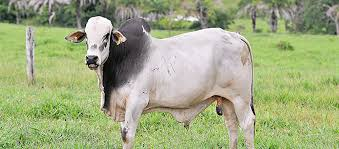
#> input picture 1_DimensioImag/fotos_originais/boi.jpeg, 339 x 149 px; its folder holds only this picture in this run
$ python imgDimensionar.py
#> lines starting #> are read from the running program, lines starting #| are printed output that depends on the picture
import cv2 as cv
import os

def redimensionar_letterbox(caminho_origem, caminho_destino, largura_alvo, altura_alvo):

# 1. Criar pasta de destino sse não exister
#> called with caminho_origem = 'fotos_originais', caminho_destino = 'fotos_saida', largura_alvo = 600, altura_alvo = 640
    if not os.path.exists(caminho_destino):
        os.makedirs(caminho_destino)

# 2. Percorrer os aquivos da pasta
    for nome_arquivo in os.listdir(caminho_origem):
        if nome_arquivo.lower().endswith(('.png', '.jpg', '.jpeg')):
           img_path = os.path.join(caminho_origem, nome_arquivo)
           img = cv.imread(img_path)
#> img is the input picture: shape (149, 339, 3); mean B, G, R 128.4, 170.3, 160

        if img is None:
           continue

        # 3. Calcular proporções
        h, w = img.shape[:2]
#> h = 149; w = 339
        proporcao = min(largura_alvo / w, altura_alvo / h)
#> proporcao = 1.77
        nova_largura = int(w * proporcao)
#> nova_largura = 600
        nova_altura = int(h * proporcao)
#> nova_altura = 263


        # 4. Redimensionar mantendo o aspecto
        img_redimensionada = cv.resize(img, (nova_largura, nova_altura), interpolation=cv.INTER_AREA)
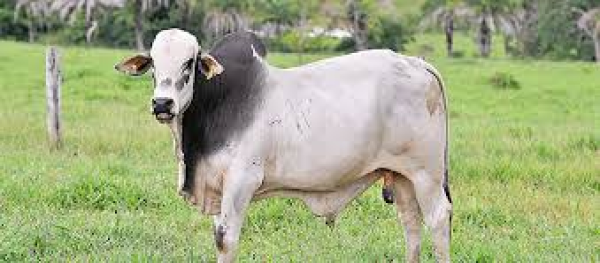
#> img_redimensionada: shape (263, 600, 3); mean B, G, R 128.3, 170.2, 159.9

        # 5. Adicionar bordas (Latterboxing)
        delta_w = largura_alvo - nova_largura
#> delta_w = 0
        delta_h = altura_alvo - nova_altura
#> delta_h = 377
        top, bottom = delta_h // 2, delta_h - (delta_h // 2)
#> top = 188; bottom = 189
        left, right = delta_w // 2, delta_w - (delta_w // 2)
#> left = 0; right = 0

        cor_borda = [0, 0, 0] #preto
        img_final = cv.copyMakeBorder(img_redimensionada, top, bottom, left, right,
                                      cv.BORDER_CONSTANT, value=cor_borda)
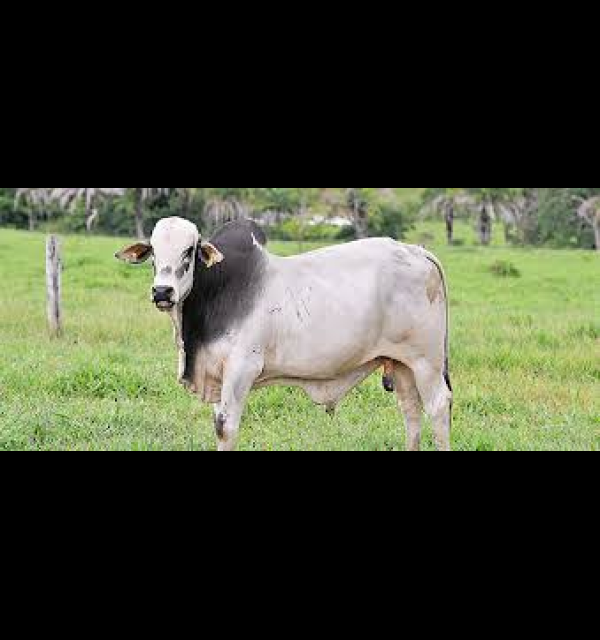
#> img_final: shape (640, 600, 3); mean B, G, R 52.7, 69.9, 65.7

         # 6. Salvar resultado
        caminho_final = os.path.join(caminho_destino, nome_arquivo)
        cv.imwrite(caminho_final, img_final)
        print(f"Processada: {nome_arquivo}")

#exemplo de uso
redimensionar_letterbox('fotos_originais','fotos_saida', 600, 640)
